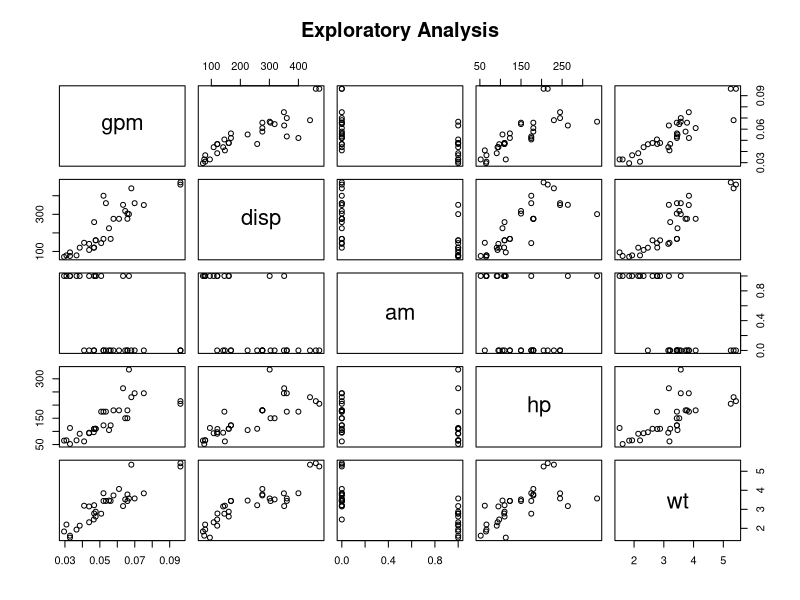
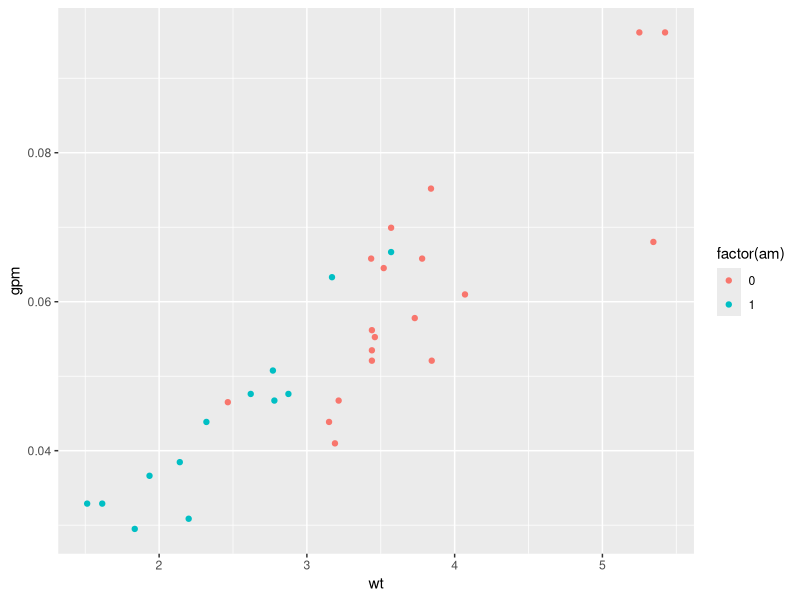
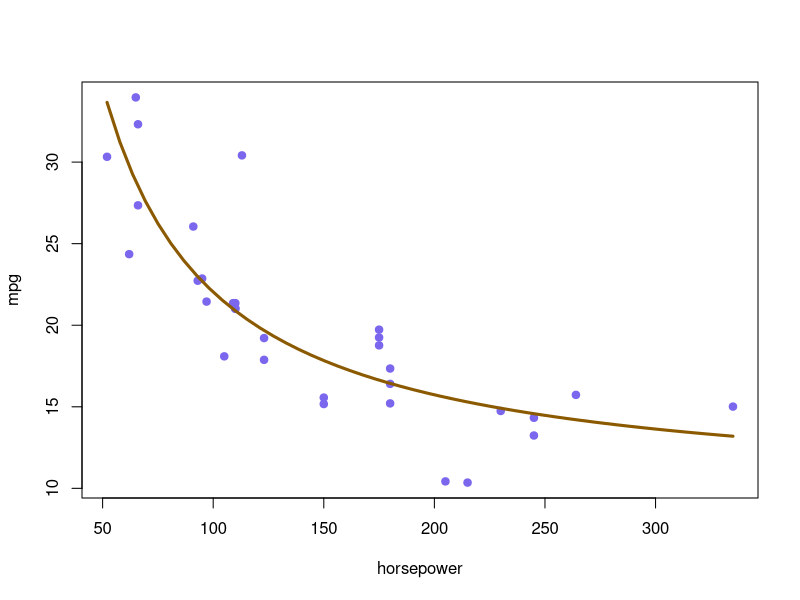
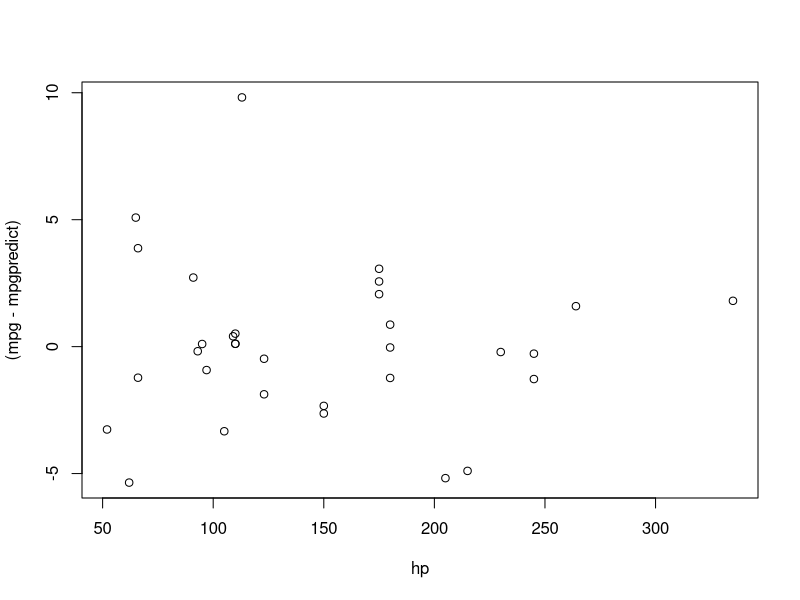
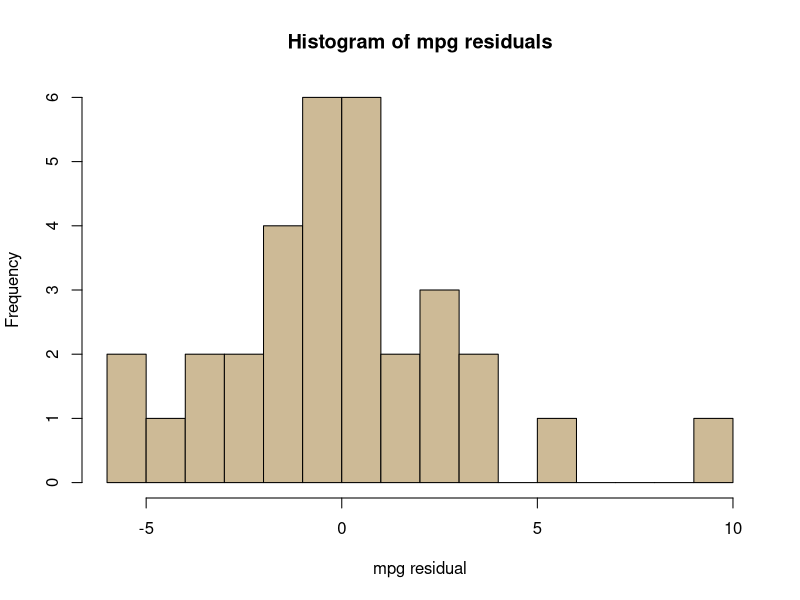
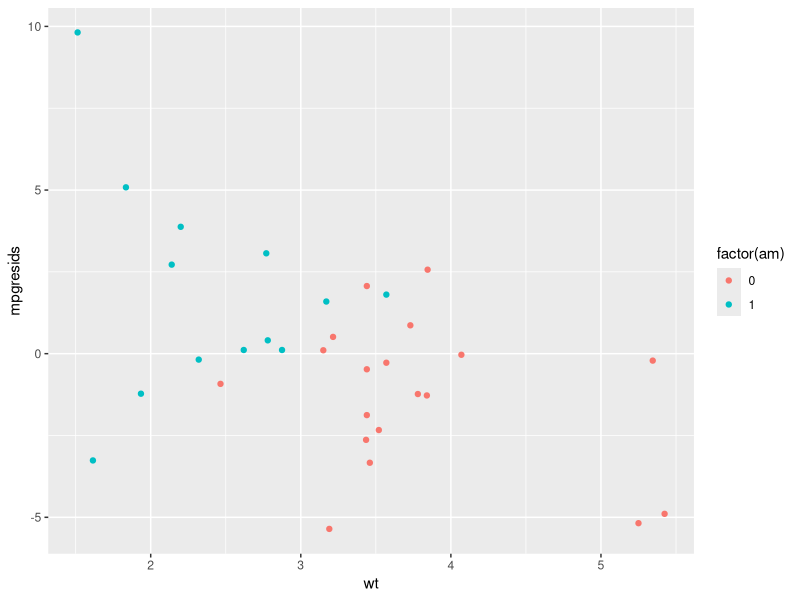
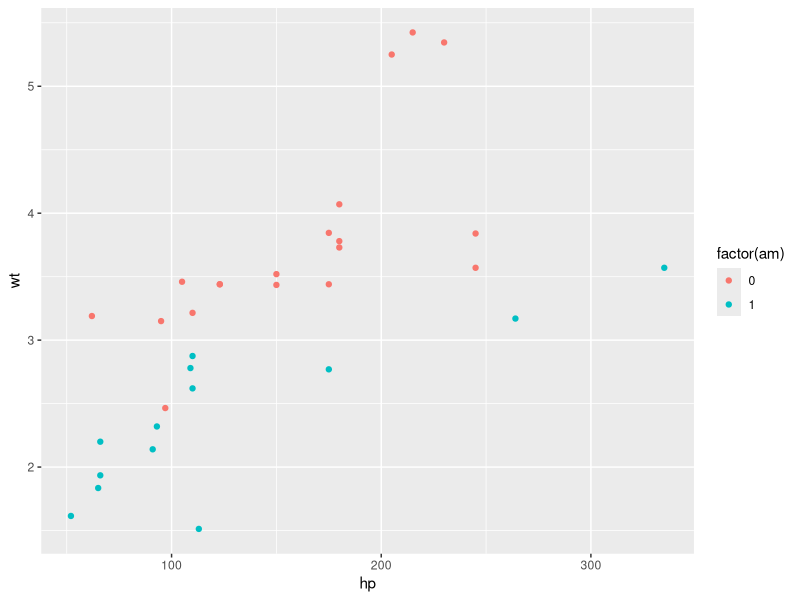
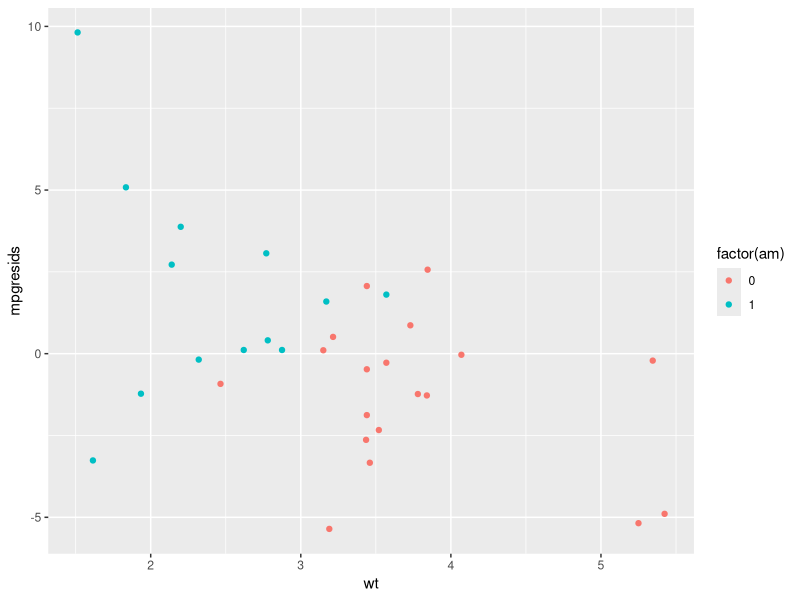

Reproduce these figures in R, in order.
## ---- chunk 1
data(mtcars)
library(plyr)

mtcars2=mutate(mtcars, gpm=1/mpg)

pairs(~gpm+disp+am+hp+wt,data=mtcars2, 
   main="Exploratory Analysis")

## ---- chunk 2
library(plyr)
library(ggplot2)

p<-ggplot(mtcars2, aes(wt, gpm, color=factor(am))) + geom_point()

p

## ---- chunk 3

mtcarsm <- mutate

carnls <- nls(mpg~a1 + b1/hp, mtcars, start = list(a1=1, b1=50))


carnls

ss<-seq(from = min(mtcars$hp), to = max(mtcars$hp), length = 50)


plot(jitter(mpg,4)~hp, data=mtcars, pch=19, col="slateblue2", xlab="horsepower", ylab="mpg")


yy <- predict(carnls,list(hp = ss))

lines(ss, yy, col = "orange4", lwd=3)

## ---- chunk 4

mpgpredict<-predict(carnls)

plot((mpg-mpgpredict)~hp, data=mtcars)

hist(mtcars$mpg-mpgpredict, breaks=18, col="wheat3", xlab="mpg residual", main="Histogram of mpg residuals")

## ---- chunk 5
library(plyr)

mpgresids <- mtcars$mpg-mpgpredict

mtcars2<-cbind(mtcars, mpgresids)

p<-ggplot(mtcars2, aes(wt, mpgresids, color=factor(am))) + geom_point()

p

p<-ggplot(mtcars, aes(hp, wt, color=factor(am))) + geom_point()

p

## ---- chunk 6
library(plyr)

## calculate residuals ad bind to mtcars to do some plotting

mpgresids <- mtcars$mpg-mpgpredict

mtcars2<-cbind(mtcars, mpgresids)

p<-ggplot(mtcars2, aes(wt, mpgresids, color=factor(am))) + geom_point()

p

p<-ggplot(mtcars, aes(wt, mpg, color=factor(am))) + geom_point()

p

## ---- chunk 7
##here we do statistics on the residuals


autoresids <- mtcars2[mtcars$am==0,]
manresids <- mtcars2[mtcars$am==1,]

meanautoresids<-mean(autoresids$mpgresids)
sdautoresids<-sd(autoresids$mpgresids)
nautoresids <- nrow(autoresids)

meanmanresids<-mean(manresids$mpgresids)
sdmanresids<-sd(manresids$mpgresids)
nmanresids <- nrow(manresids)


aaa<-t.test(autoresids$mpgresids, manresids$mpgresids, alternative="less")
pv<-aaa$p.value
lc<-aaa$conf.int[1]
uc<-aaa$conf.int[2]
